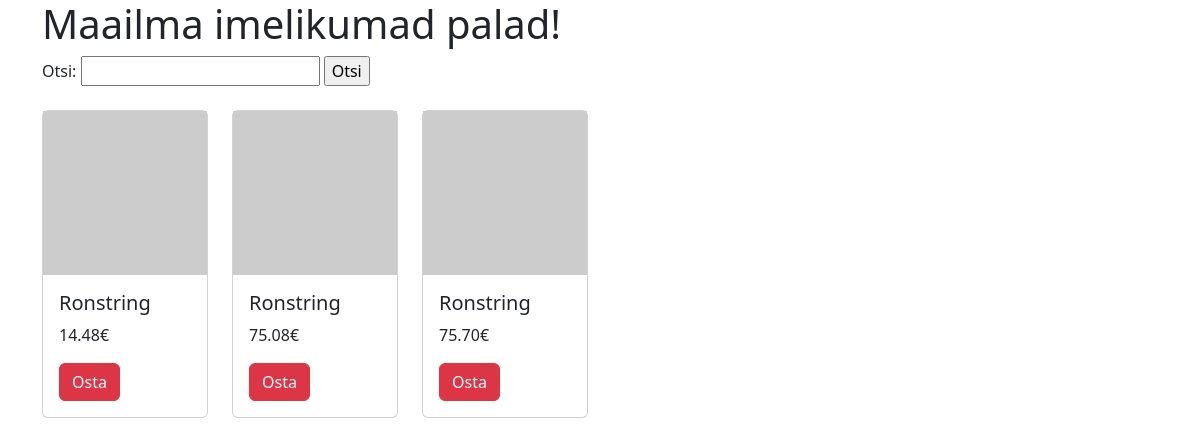
The page /PHPMYSQL/index.php?s=Ronstring on the database its author committed.
### tables this page shows
CREATE TABLE `albumid` (
  `id` int(10) NOT NULL,
  `artist` varchar(255) NOT NULL,
  `album` varchar(255) NOT NULL,
  `aasta` year(4) NOT NULL,
  `hind` decimal(6,2) NOT NULL
);

### PHPMYSQL/index.php (the view, shortened to what this page needs)
<?php include("config.php"); ?>
<!doctype html>
<html lang="et">
  <head>
    <link href="https://cdn.jsdelivr.net/npm/bootstrap@5.3.3/dist/css/bootstrap.min.css" rel="stylesheet">
  </head>
  <body>
    <div class="container">
    <h1>Maailma imelikumad palad!</h1>
    <form action="" method="get">
        Otsi: <input type="text" name="s">
        <input type="submit" value="Otsi">
    </form>
<div class="row row-cols-1 row-cols-md-6 g-4 pt-4">
      <?php
    if (!empty($_GET["s"])) {
        $s = $_GET["s"];
        $paring = 'SELECT album, hind FROM albumid WHERE album LIKE "%'.$s.'%" ';
    } else {
        $paring = " SELECT album, hind FROM albumid ORDER BY artist ASC LIMIT 10";
    }
        $valjund = mysqli_query($yhendus, $paring);
        while($rida = mysqli_fetch_assoc($valjund)){
            echo '
            <div class="col">
                <div class="card">
                <img src="https://picsum.photos/400/400" alt="pildike">
                <div class="card-body">
                    <h5 class="card-title">'.$rida['album'].'</h5>
                    <p class="card-text">'.$rida['hind'].'€</p>
                    <a href="#" class="btn btn-danger">Osta</a>
                </div>
                </div>
            </div>
            ';
        }
    ?>
</div>
   </div>
  </body>
</html>

### rows shown on the page
albumid: album "Ronstring", hind "14.48"
albumid: album "Ronstring", hind "75.08"
albumid: album "Ronstring", hind "75.70"
